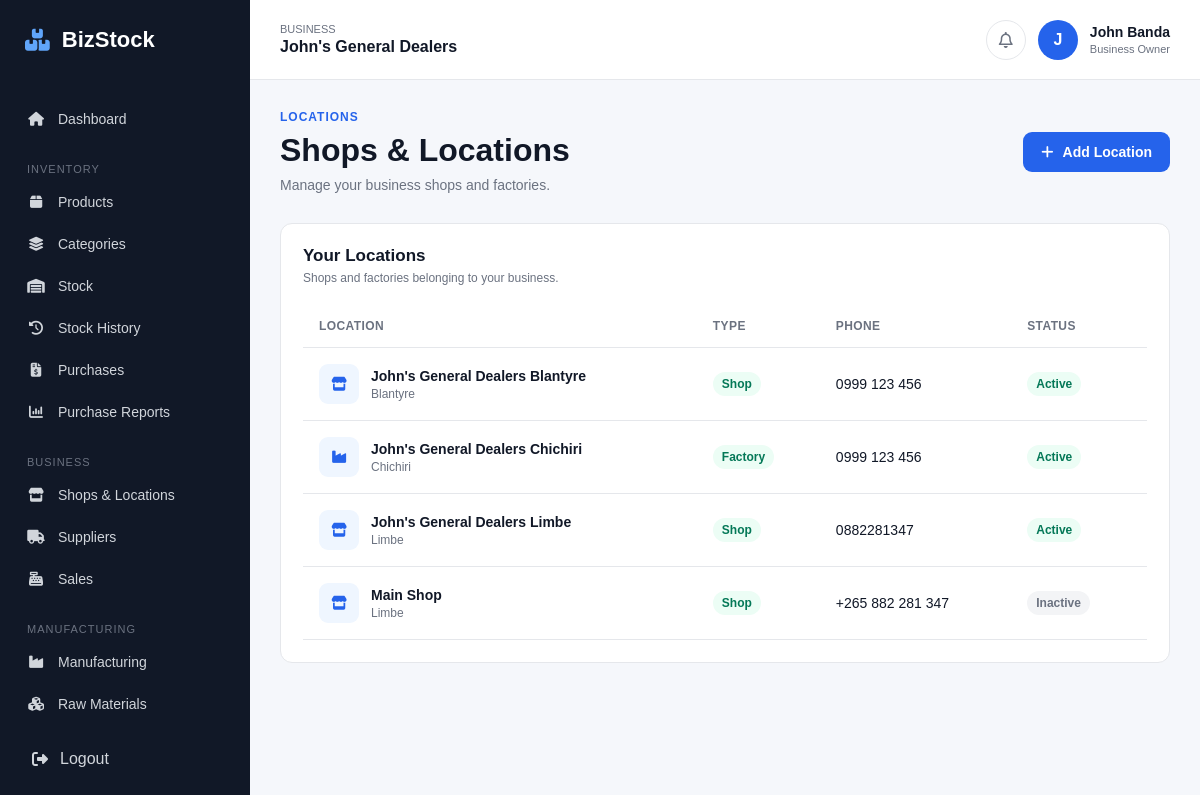
The app's page /shops/locations/ (signed in) with its own data.
### accounts/models.py (models this page shows, shortened)
class UserProfile(models.Model):
    user = models.OneToOneField(
        User,
        on_delete=models.CASCADE
    )
    business = models.ForeignKey(
        Business,
        on_delete=models.CASCADE,
        related_name='users'
    )

### businesses/models.py (models this page shows, shortened)
class Business(models.Model):
    BUSINESS_TYPES = [
        ('retail', 'Retail'),
        ('manufacturing', 'Manufacturing'),
        ('both', 'Retail & Manufacturing'),
    ]
    CURRENCY_CHOICES = [
    ('MWK', 'Malawian Kwacha (MWK)'),
    ('USD', 'US Dollar (USD)'),
    ('GBP', 'British Pound (GBP)'),
    ('ZAR', 'South African Rand (ZAR)'),
    ('EUR', 'Euro (EUR)'),
    ('KES', 'Kenyan Shilling (KES)'),
    ('TZS', 'Tanzanian Shilling (TZS)'),
    ('ZMW', 'Zambian Kwacha (ZMW)'),
    ]
    name = models.CharField(max_length=200)
    business_type = models.CharField(
        max_length=20,
        choices=BUSINESS_TYPES
    )
    email = models.EmailField(blank=True)
    phone = models.CharField(max_length=30, blank=True)
    address = models.TextField(blank=True)
    logo = models.ImageField(upload_to='business_logos/', blank=True, null=True)
    currency = models.CharField(max_length=3, choices=CURRENCY_CHOICES, default='MWK')
    created_at = models.DateTimeField(auto_now_add=True)

### shops/models.py (models this page shows, shortened)
class Location(models.Model):
    LOCATION_TYPES = [
        ('factory', 'Factory'),
        ('shop', 'Shop'),
    ]
    business = models.ForeignKey(
        Business,
        on_delete=models.CASCADE,
        related_name='locations'
    )
    name = models.CharField(
        max_length=150
    )
    location_type = models.CharField(
        max_length=20,
        choices=LOCATION_TYPES
    )
    address = models.TextField(
        blank=True
    )
    phone = models.CharField(
        max_length=30,
        blank=True
    )
    is_active = models.BooleanField(
        default=True
    )
    created_at = models.DateTimeField(
        auto_now_add=True
    )
    class Meta:
        ordering = ['name']

### shops/views.py (the view)
# urls.py: path('locations/', views.location_list, name='location_list'),
@login_required
def location_list(request):
    business = request.user.userprofile.business
    locations = Location.objects.filter(
        business=business
    )
    return render(
        request,
        'shops/location_list.html',
        {
            'locations': locations,
        }
    )

### templates/shops/location_list.html (shortened to what this page needs)
{% extends 'base.html' %}
{% block content %}
<div class="page-header">
    <div>
        <div class="page-label">
            LOCATIONS
        </div>
        <h1>Shops & Locations</h1>
        <p class="page-description">
            Manage your business shops and factories.
        </p>
    </div>
    <a href="{% url 'location_create' %}" class="primary-button">
        <i class="fa-solid fa-plus"></i>
        Add Location
    </a>
</div>
<div class="dashboard-panel">
    <div class="panel-header">
        <div>
            <h2>Your Locations</h2>
            <p>
                Shops and factories belonging to your business.
            </p>
        </div>
    </div>
    <div class="table-container">
        <table class="data-table">
            <thead>
                <tr>
                    <th>Location</th>
                    <th>Type</th>
                    <th>Phone</th>
                    <th>Status</th>
                    <th>Actions</th>
                </tr>
            </thead>
            <tbody>
                {% for location in locations %}
                <tr>
                    <td>
                        <div class="product-name">
                            <div class="product-icon">
                                {% if location.location_type == 'factory' %}
                                    <i class="fa-solid fa-industry"></i>
                                {% else %}
                                    <i class="fa-solid fa-store"></i>
                                {% endif %}
                            </div>
                            <div>
                                <strong>
                                    {{ location.name }}
                                </strong>
                                {% if location.address %}
                                    <small>
                                        {{ location.address }}
                                    </small>
                                {% endif %}
                            </div>
                        </div>
                    </td>
                    <td>
                        {% if location.location_type == 'factory' %}
                            <span class="status-badge active">
                                Factory
                            </span>
                        {% else %}
                            <span class="status-badge active">
                                Shop
                            </span>
                        {% endif %}
                    </td>
                    <td>
                        {{ location.phone|default:"—" }}
                    </td>
                    <td>
                        {% if location.is_active %}
                            <span class="status-badge active">
                                Active
                            </span>
                        {% else %}
                            <span class="status-badge inactive">
                                Inactive
                            </span>
                        {% endif %}
                    </td>
                    <td>
                    </td>
                </tr>
                {% endfor %}
            </tbody>
        </table>
    </div>
</div>
{% endblock %}

### templates/base.html (shortened to what this page needs)
{% load static %}
<!DOCTYPE html>
<html lang="en">
<head>
    <link
        rel="stylesheet"
        href="{% static 'css/style.css' %}"
    >
    <link
        rel="stylesheet"
        href="https://cdnjs.cloudflare.com/ajax/libs/font-awesome/6.5.2/css/all.min.css"
    >
</head>
<body>
    <div class="app">
        <aside class="sidebar" id="sidebar">
            <div class="logo">
                <i class="fa-solid fa-boxes-stacked"></i>
                <span>BizStock</span>
            </div>
            <nav class="sidebar-nav">
                <a href="{% url 'dashboard' %}" class="nav-link">
                    <i class="fa-solid fa-house"></i>
                    <span>Dashboard</span>
                </a>
                <div class="nav-section">
                    <p>Inventory</p>
                    <a href="{% url 'product_list' %}" class="nav-link">
                        <i class="fa-solid fa-box"></i>
                        <span>Products</span>
                    </a>
                    <a href="{% url 'category_list' %}" class="nav-link">
                        <i class="fa-solid fa-layer-group"></i>
                        <span>Categories</span>
                    </a>
                    <a href="{% url 'stock_list' %}" class="nav-link">
                        <i class="fa-solid fa-warehouse"></i>
                        <span>Stock</span>
                    </a>
                    <a href="{% url 'movement_list' %}" class="nav-link">
                        <i class="fa-solid fa-clock-rotate-left"></i>
                        <span>Stock History</span>
                    </a>
                    <a href="{% url 'purchase_list' %}" class="nav-link">
                        <i class="fa-solid fa-file-invoice-dollar"></i>
                        <span>Purchases</span>
                    </a>
                    <a href="{% url 'purchase_reports' %}" class="nav-link">
                        <i class="fa-solid fa-chart-column"></i>
                        <span>Purchase Reports</span>
                    </a>
                </div>
                <div class="nav-section">
                    <p>Business</p>
                    <a href="{% url 'location_list' %}" class="nav-link">
                        <i class="fa-solid fa-store"></i>
                        <span>Shops & Locations</span>
                    </a>
                    <a href="{% url 'supplier_list' %}" class="nav-link">
                        <i class="fa-solid fa-truck"></i>
                        <span>Suppliers</span>
                    </a>
                    <a href="{% url 'sale_list' %}" class="nav-link">
                        <i class="fa-solid fa-cash-register"></i>
                        <span>Sales</span>
                    </a>
                </div>
                <div class="nav-section">
                    <p>Manufacturing</p>
                    <a href="#" class="nav-link">
                        <i class="fa-solid fa-industry"></i>
                        <span>Manufacturing</span>
                    </a>
                    <a href="#" class="nav-link">
                        <i class="fa-solid fa-cubes"></i>
                        <span>Raw Materials</span>
                    </a>
                </div>
            </nav>
            <div class="sidebar-bottom">
                <a href="{% url 'logout' %}" class="logout-link">
                    <i class="fa-solid fa-right-from-bracket"></i>
                    <span>Logout</span>
                </a>
            </div>
        </aside>
        <main class="main-content">
            <header class="topbar">
                <div class="topbar-business">
                    <span class="business-label">
                        Business
                    </span>
                    <strong>
                        {{ request.user.userprofile.business.name }}
                    </strong>
                </div>
                <div class="topbar-user">
                    <div class="notification">
                        <i class="fa-regular fa-bell"></i>
                    </div>
                    <div class="user-avatar">
                        {{ request.user.first_name|first|upper }}
                    </div>
                    <div class="user-info">
                        <strong>
                            {{ request.user.first_name }}
                            {{ request.user.last_name }}
                        </strong>
                        <span>
                            Business Owner
                        </span>
                    </div>
                </div>
            </header>
            <section class="page-content">
                {% block content %}
                {% endblock %}
            </section>
        </main>
    </div>
</body>
</html>

### records on screen
Location: location_type "shop" (drawn), name "John's General Dealers Blantyre", address "Blantyre", phone "0999 123 456", is_active "Active"
Location: location_type "factory" (drawn), name "John's General Dealers Chichiri", address "Chichiri", phone "0999 123 456", is_active "Active"
Location: location_type "shop" (drawn), name "John's General Dealers Limbe", address "Limbe", phone "0882281347", is_active "Active"
Location: location_type "shop" (drawn), name "Main Shop", address "Limbe", phone "+265 882 281 347", is_active "Inactive"

### other values on screen
{{ request.user.userprofile.business.name }} "John's General Dealers"
{{ request.user.first_name|first|upper }} "J"
{{ request.user.first_name }} "John"
{{ request.user.last_name }} "Banda"
